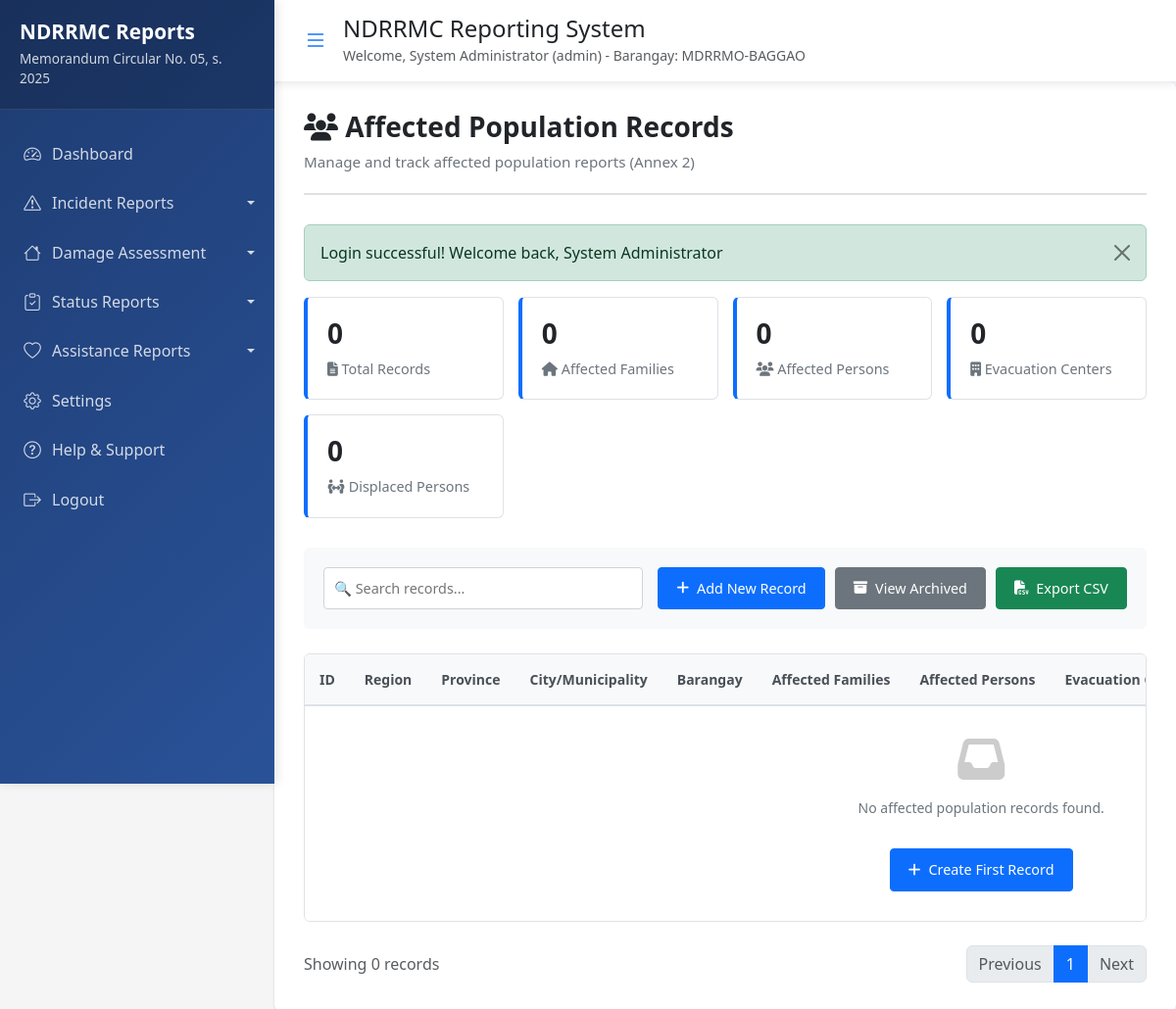
The app's page /public/annex2_records.php (signed in), older data.
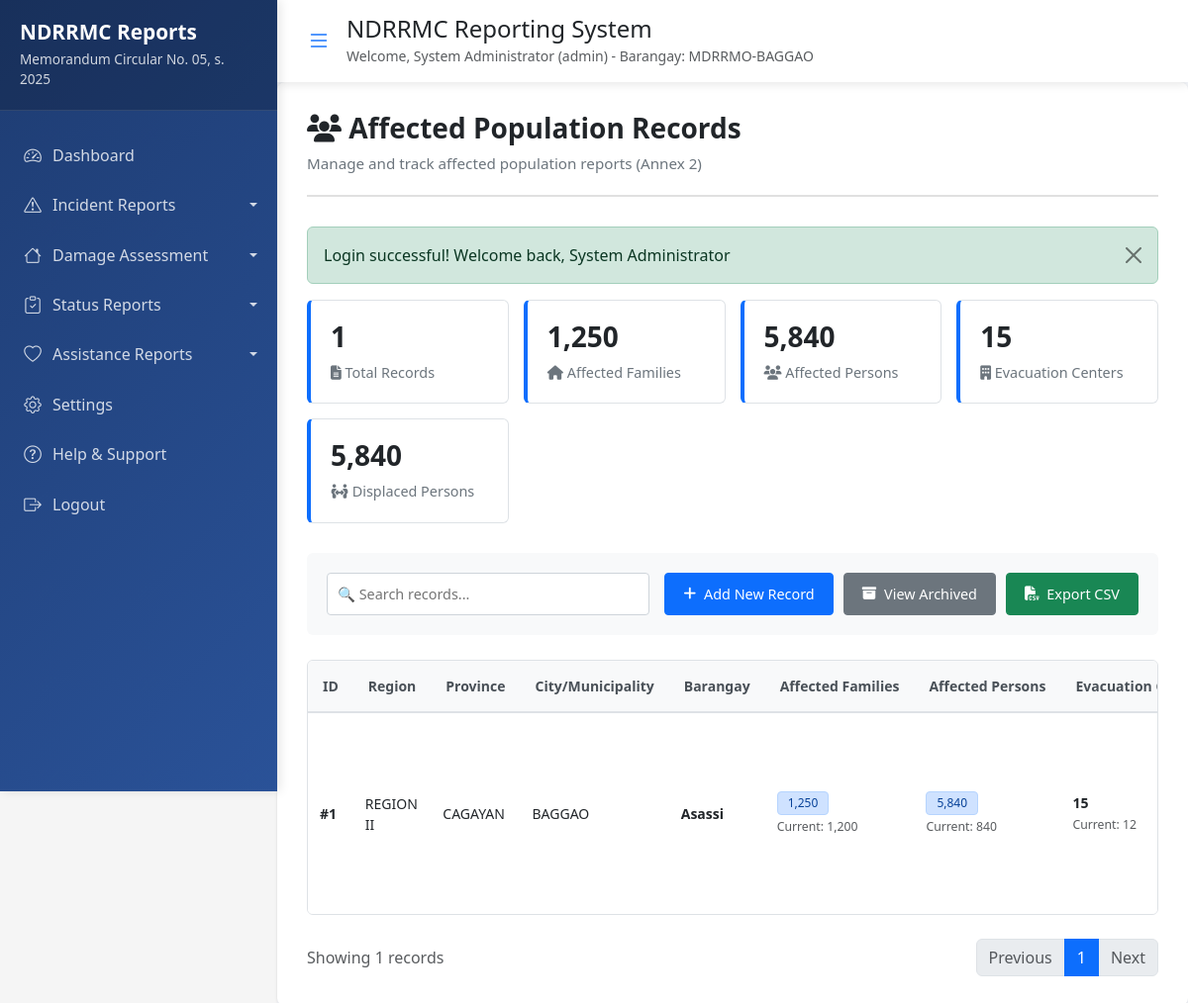
The same page, newer data.
### tables this page shows
CREATE TABLE `annex2_affected_population` (
  `id` int(11) NOT NULL,
  `region` varchar(100) NOT NULL DEFAULT 'REGION II',
  `province` varchar(100) NOT NULL DEFAULT 'CAGAYAN',
  `city` varchar(100) NOT NULL DEFAULT 'BAGGAO',
  `barangay` varchar(100) NOT NULL,
  `affected_families_cumulative` int(11) DEFAULT 0,
  `affected_families_current` int(11) DEFAULT 0,
  `affected_persons_cumulative` int(11) DEFAULT 0,
  `affected_persons_current` int(11) DEFAULT 0,
  `num_ecs_cumulative` int(11) DEFAULT 0,
  `num_ecs_current` int(11) DEFAULT 0,
  `inside_families_cumulative` int(11) DEFAULT 0,
  `inside_families_current` int(11) DEFAULT 0,
  `inside_persons_cumulative` int(11) DEFAULT 0,
  `inside_persons_current` int(11) DEFAULT 0,
  `outside_families_cumulative` int(11) DEFAULT 0,
  `outside_families_current` int(11) DEFAULT 0,
  `outside_persons_cumulative` int(11) DEFAULT 0,
  `outside_persons_current` int(11) DEFAULT 0,
  `total_families_cumulative` int(11) DEFAULT 0,
  `total_families_current` int(11) DEFAULT 0,
  `total_persons_cumulative` int(11) DEFAULT 0,
  `total_persons_current` int(11) DEFAULT 0,
  `remarks` text DEFAULT NULL,
  `created_by` int(11) NOT NULL,
  `created_at` timestamp NOT NULL DEFAULT current_timestamp(),
  `updated_at` timestamp NOT NULL DEFAULT current_timestamp() ON UPDATE current_timestamp(),
  `is_archived` tinyint(1) DEFAULT 0
);

### includes/functions.php (called while the page is built, shortened)
<?php
if (!function_exists('db_query')) {
    function db_query($sql, $params = []) {
        global $pdo;
        try {
            $stmt = $pdo->prepare($sql);
            $stmt->execute($params);
            return $stmt;
        } catch (PDOException $e) {
            error_log("Database error: " . $e->getMessage());
            return false;
        }
    }
}

### public/annex2_records.php (the view, shortened to what the changed rows need)
<?php
require_once '../includes/config.php';
require_once '../includes/functions.php';
require_once '../includes/auth.php';
$is_admin = ($_SESSION['user_role'] === 'admin');
if ($is_admin) {
    $stmt = db_query("
        SELECT a.*, u.full_name, u.barangay as user_barangay
        FROM annex2_affected_population a
        LEFT JOIN users u ON a.created_by = u.id
        WHERE (a.is_archived = 0 OR a.is_archived IS NULL)
        ORDER BY a.created_at DESC
    ");
} else {
    $stmt = db_query("
        SELECT * FROM annex2_affected_population
        WHERE created_by = ? AND (is_archived = 0 OR is_archived IS NULL)
        ORDER BY created_at DESC
    ", [$_SESSION['user_id']]);
}
$records = $stmt->fetchAll();
$total_records = count($records);
$total_affected_families_cumulative = 0;
$total_affected_persons_cumulative = 0;
$total_ecs_cumulative = 0;
$total_displaced_persons = 0;
foreach ($records as $record) {
    $total_affected_families_cumulative += $record['affected_families_cumulative'] ?? 0;
    $total_affected_persons_cumulative += $record['affected_persons_cumulative'] ?? 0;
    $total_ecs_cumulative += $record['num_ecs_cumulative'] ?? 0;
    $total_displaced_persons += $record['total_persons_cumulative'] ?? 0;
}
?>
<link rel="stylesheet" href="https://cdn.jsdelivr.net/npm/bootstrap-icons@1.10.0/font/bootstrap-icons.css">
<link href="https://cdnjs.cloudflare.com/ajax/libs/font-awesome/6.4.0/css/all.min.css" rel="stylesheet">
<div class="records-container">
    <div class="header-section">
        <h1><i class="fas fa-users"></i> Affected Population Records</h1>
    </div>
<div class="stats-cards" id="statsCards">
    <div class="stat-card">
        <h3><?php echo $total_records; ?></h3>
        <p><i class="fas fa-file-alt"></i> Total Records</p>
    </div>
    <div class="stat-card">
        <h3><?php echo number_format($total_affected_families_cumulative); ?></h3>
        <p><i class="fas fa-home"></i> Affected Families</p>
    </div>
    <div class="stat-card">
        <h3><?php echo number_format($total_affected_persons_cumulative); ?></h3>
        <p><i class="fas fa-users"></i> Affected Persons</p>
    </div>
    <div class="stat-card">
        <h3><?php echo number_format($total_ecs_cumulative); ?></h3>
        <p><i class="fas fa-building"></i> Evacuation Centers</p>
    </div>
    <div class="stat-card">
        <h3><?php echo number_format($total_displaced_persons); ?></h3>
        <p><i class="fas fa-people-arrows"></i> Displaced Persons</p>
    </div>
</div>
    <div class="table-container" id="tableContainer">
        <table class="custom-table" id="recordsTable">
            <thead>
                <tr>
                    <th>ID</th>
                    <th>Region</th>
                    <th>Province</th>
                    <th>City/Municipality</th>
                    <th>Barangay</th>
                    <th>Affected Families</th>
                    <th>Affected Persons</th>
                    <th>Evacuation Centers</th>
                </tr>
            </thead>
            <tbody class="table-content" id="tableContent">
                <?php if (empty($records)): ?>
                    <tr>
                        <td colspan="<?php echo $is_admin ? '12' : '11'; ?>" style="text-align: center; padding: 30px;">
                            <i class="fas fa-inbox" style="font-size: 3rem; color: #ccc;"></i>
                            <p style="color: #6c757d; margin-top: 15px;">No affected population records found.</p>
                            <a href="annex2.php" class="btn-custom btn-primary-custom" style="margin-top: 15px;">
                                <i class="fas fa-plus"></i> Create First Record
                            </a>
                        </td>
                    </tr>
                <?php else: ?>
                    <?php foreach ($records as $record): ?>
                        <tr>
                            <td><strong>#<?php echo $record['id']; ?></strong></td>
                            <td><?php echo htmlspecialchars($record['region']); ?></td>
                            <td><?php echo htmlspecialchars($record['province']); ?></td>
                            <td><?php echo htmlspecialchars($record['city']); ?></td>
                            <td>
                                <strong><?php echo htmlspecialchars($record['barangay'] ?? $record['user_barangay'] ?? 'N/A'); ?></strong>
                            </td>
                            <td>
                                <span class="badge badge-cumulative" title="Cumulative">
                                    <?php echo number_format($record['affected_families_cumulative'] ?? 0); ?>
                                </span>
                                <br>
                                <small class="text-muted">Current: <?php echo number_format($record['affected_families_current'] ?? 0); ?></small>
                            </td>
                            <td>
                                <span class="badge badge-cumulative" title="Cumulative">
                                    <?php echo number_format($record['affected_persons_cumulative'] ?? 0); ?>
                                </span>
                                <br>
                                <small class="text-muted">Current: <?php echo number_format($record['affected_persons_current'] ?? 0); ?></small>
                            </td>
                            <td>
                                <strong><?php echo number_format($record['num_ecs_cumulative'] ?? 0); ?></strong>
                                <br>
                                <small class="text-muted">Current: <?php echo number_format($record['num_ecs_current'] ?? 0); ?></small>
                            </td>
                        </tr>
                    <?php endforeach; ?>
                <?php endif; ?>
            </tbody>
        </table>
    </div>
    <div class="d-flex justify-content-between align-items-center mt-4">
        <div class="text-muted">
            Showing <?php echo count($records); ?> records
        </div>
        <nav>
            <ul class="pagination mb-0">
            </ul>
        </nav>
    </div>
</div>
<?php
require_once '../includes/sidenav.php';
?>

Row changes from the older to the newer data that the page shows:
added annex2_affected_population: id "1", region "REGION II", province "CAGAYAN", city "BAGGAO", barangay "Asassi", affected_families_cumulative "1,250", affected_families_current "1,200", affected_persons_cumulative "5,840", affected_persons_current "840", num_ecs_cumulative "15", num_ecs_current "12"
Text that changed along with them:
$total_records: "0" → "1"
$total_affected_families_cumulative: "0" → "1,250"
$total_affected_persons_cumulative: "0" → "5,840"
$total_ecs_cumulative: "0" → "15"
$total_displaced_persons: "0" → "5,840"
count($records): "0" → "1"
text no longer shown: "No affected population records found. Create First Record"
